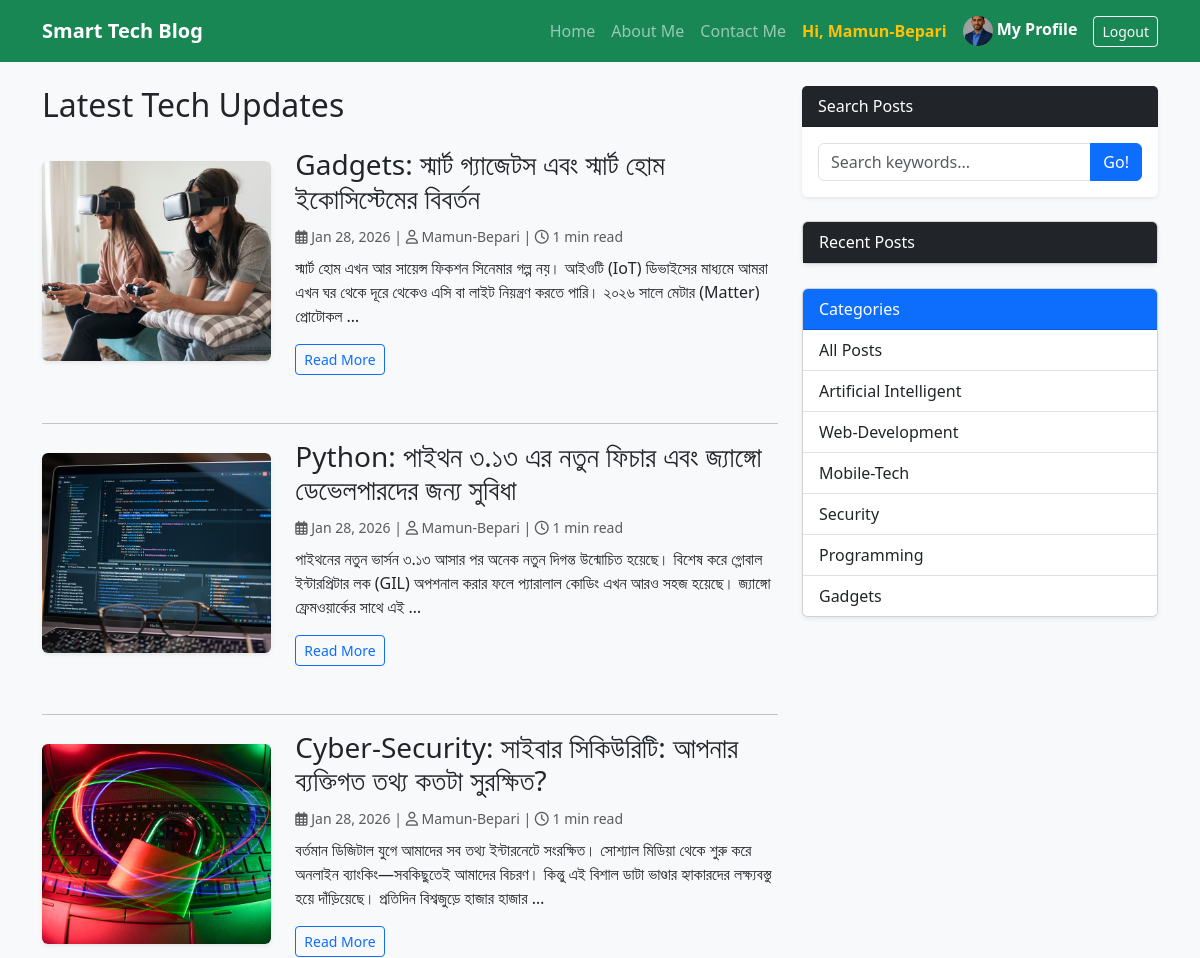
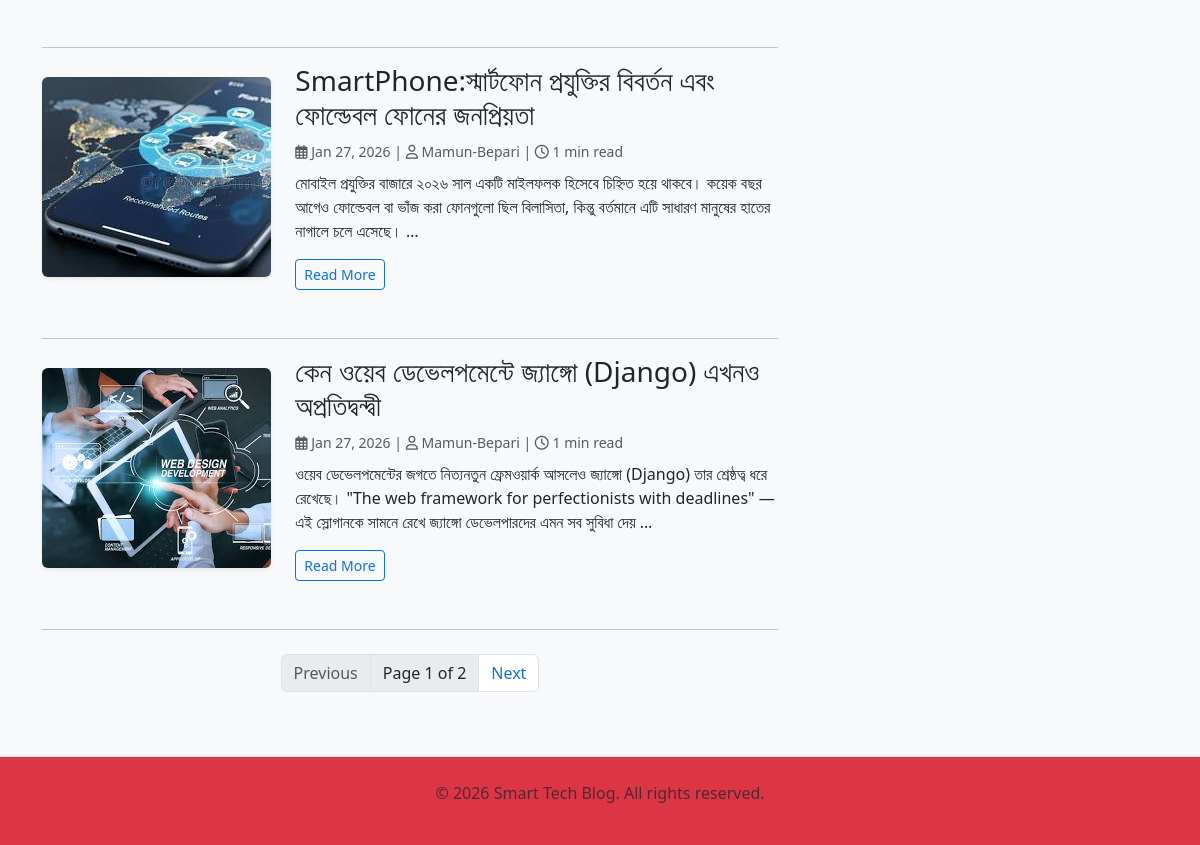
The app's page / (signed in) with its own data (2 pictures, top to bottom).
### accounts/models.py (models this page shows, shortened)
class Profile(models.Model):
   user = models.OneToOneField(User, on_delete=models.CASCADE)
   bio = models.TextField(blank=True)
   profile_pic = models.ImageField(upload_to='profile_pics', default='default.jpg')
   website_url = models.URLField(max_length=200, blank=True)

### blog/models.py (models this page shows, shortened)
class Post(models.Model):
   STATUS_CHOICES = (
      ('draft', 'Draft'),
      ('published', 'Published'),
   )
   title = models.CharField(max_length=250)
   slug = models.SlugField(max_length=250, unique_for_date='publish')
   author = models.ForeignKey(User, on_delete=models.CASCADE, related_name='blog_posts')
   body = models.TextField()
   image = models.ImageField(upload_to='blog/%Y/%m/%d/', blank=True)
   category = models.ForeignKey(Category, on_delete=models.SET_NULL, null=True, related_name='posts')
   publish = models.DateTimeField(default=timezone.now)
   created = models.DateTimeField(auto_now_add=True)
   updated = models.DateTimeField(auto_now=True)
   status = models.CharField(max_length=10, choices=STATUS_CHOICES, default='draft')
   class Meta:
      ordering = ('-publish',)
   def get_absolute_url(self):
       return reverse('blog:post_detail',
                      args=[self.publish.year,
                            self.publish.month,
                            self.publish.day,
                            self.slug]
                     )
   def get_read_time(self):
      word_count = len(self.body.split())
      return math.ceil(word_count / 200)

class Category(models.Model):
   name = models.CharField(max_length=50)
   slug = models.SlugField(unique=True)

### blog/views.py (the view)
# urls.py: path('', views.PostListView.as_view(), name='post_list'),
class PostListView(ListView):
   model = Post
   template_name = 'blog/post/list.html'
   context_object_name = 'posts'
   paginate_by = 5
   def get_queryset(self):
      queryset = Post.objects.filter(status='published')
      search_query = self.request.GET.get('q')
      if search_query:
         queryset = queryset.filter(
             Q(title__icontains=search_query) | Q(body__icontains=search_query)
             )
      category_slug = self.kwargs.get('category_slug')
      if category_slug:
         queryset = queryset.filter(category__slug=category_slug)
      return queryset
   def get_context_data(self, **kwargs):
      context = super().get_context_data(**kwargs)
      context['categories'] = Category.objects.all()
      context['search_query'] = self.request.GET.get('q')
      if self.kwargs.get('category_slug'):
         context['current_category'] = Category.objects.get(slug=self.kwargs['category_slug'])
      return context

### blog/templatetags/blog_tags.py (called while the page is built)
@register.inclusion_tag('blog/post/lastest_posts.html')
def show_latest_posts(count=5):
   lastest_posts = Post.objects.filter(status='Published').order_by('-publish')[:count]
   return {'lastest_posts': lastest_posts}

### templates/blog/post/list.html (shortened to what this page needs)
{% extends "base.html" %}
{% block content %}
<h2 class="mb-4">Latest Tech Updates</h2>
{% for post in posts %}
    <article class="row mb-5 align-items-center">
        <div class="col-md-4">
            {% if post.image %}
                <a href="{{ post.get_absolute_url }}">
                    <img src="{{ post.image.url }}" alt="{{ post.title }}" class="img-fluid rounded shadow-sm" style="height: 200px; width: 100%; object-fit: cover;">
                </a>
            {% else %}
                <div class="bg-secondary text-white d-flex align-items-center justify-content-center rounded shadow-sm" style="height: 200px;">
                    <span>No Image</span>
                </div>
            {% endif %}
        </div>
        <div class="col-md-8">
            <h3>
                <a href="{{ post.get_absolute_url }}" class="text-decoration-none text-dark">{{ post.title }}</a>
            </h3>
            <p class="text-muted mb-2">
                <small>
                    <i class="far fa-calendar-alt"></i> {{ post.publish|date:"M d, Y" }} |
                    <i class="far fa-user"></i> {{ post.author }} |
                    <i class="far fa-clock"></i> {{ post.get_read_time }} min read
                </small>
            </p>
            <div class="post-excerpt">
                {{ post.body|truncatewords:30|linebreaks }}
            </div>
            <a href="{{ post.get_absolute_url }}" class="btn btn-outline-primary btn-sm">Read More</a>
        </div>
    </article>
    <hr>
{% empty %}
    <p>No posts available yet.</p>
{% endfor %}
{% include "pagination.html" with page_obj=page_obj %}
{% endblock %}

### templates/base.html (shortened to what this page needs)
{% load blog_tags %}
<!DOCTYPE html>
<html lang='en'>
<head>
    <link href="https://cdn.jsdelivr.net/npm/bootstrap@5.3.0/dist/css/bootstrap.min.css" rel="stylesheet">
    <link rel="stylesheet" href="https://cdnjs.cloudflare.com/ajax/libs/font-awesome/6.4.0/css/all.min.css">
</head>
<body class="bg-light">
    <nav class="navbar navbar-expand-lg navbar-dark bg-success mb-4">
        <div class="container">
            <a class="navbar-brand fw-bold" href="{% url 'blog:post_list' %}">Smart Tech Blog</a>
            <div class="collapse navbar-collapse" id="navbarNav">
                <ul class="navbar-nav ms-auto align-items-center">
                    <li class="nav-item">
                        <a class="nav-link" href="{% url 'blog:post_list' %}">Home</a>
                    </li>
                    <li class="nav-item">
                        <a class="nav-link" href="{% url 'blog:about' %}">About Me</a>
                    </li>
                    <li class="nav-item">
                        <a class="nav-link" href="{% url 'blog:contact' %}">Contact Me</a>
                    </li>
                    {% if user.is_authenticated %}
                        <li class=nav-item>
                            <span class="nav-link text-warning fw-bold"> Hi, {{ user.username }} </span>
                        </li>
                        <li class="nav-item">
                            <a class="nav-link text-white fw-bold" href="{% url 'accounts:profile' %}">
                            <img src="{{ user.profile.profile_pic.url }}" class="rounded-circle" style="width: 30px; height: 30px; object-fit: cover;">
                                     My Profile
                             </a>
                        </li>
                        <li class="nav-item">
                            <form action="{% url 'logout' %}" method="post" class="d-inline">
                                <button type="submit" class="btn btn-sm btn-outline-light ms-2">Logout</button>
                            </form>
                        </li>
                    {% endif %}
                </ul>
            </div>
        </div>
    </nav>
    <main class="container">
        <div class="row">
            <div class="col-lg-8">
                {% block content %}
                {% endblock %}
            </div>
            <div class="col-lg-4">
                <div class="card mb-4 shadow-sm border-0">
                    <div class="card-header bg-dark text-white font-weight-bold">Search Posts</div>
                    <div class="card-body">
                        <form action="{% url 'blog:post_list' %}" method="get">
                            <div class="input-group">
                                <input name="q" type="text" class="form-control" placeholder="Search keywords..." value="{{ query|default:'' }}">
                                <button class="btn btn-primary" type="submit">Go!</button>
                            </div>
                        </form>
                    </div>
                </div>
                {% show_latest_posts 5 %}
                <div class="card mb-4 shadow-sm">
                    <div class="card-header bg-primary text-white font-weight-bold">Categories</div>
                    <div class="list-group list-group-flush">
                        <a href="{% url 'blog:post_list' %}" class="list-group-item list-group-item-action">All Posts</a>
                        {% for c in categories %}
                            <a href="{% url 'blog:post_list_by_category' c.slug %}"
                               class="list-group-item list-group-item-action {% if category.slug == c.slug %}active{% endif %}">
                               {{ c.name }}
                            </a>
                        {% endfor %}
                    </div>
                </div>
            </div> </div> </main>
    <footer class="py-4 bg-danger border-top mt-5">
        <div class="container text-center text-muted">
            <p>&copy; 2026 Smart Tech Blog. All rights reserved.</p>
        </div>
    </footer>
</body>
</html>

### records on screen
Post: image (picture), title "Gadgets: স্মার্ট গ্যাজেটস এবং স্মার্ট হোম ইকোসিস্টেমের বিবর্তন", publish "Jan 28, 2026", author "Mamun-Bepari", get_read_time "1", body "স্মার্ট হোম এখন আর সায়েন্স ফিকশন সিনেমার গল্প নয়। আইওটি (IoT) ডিভাইসের মাধ্যমে আমরা এখন ঘর থেকে দূরে থেকেও এসি বা লাইট নিয়ন্ত্রণ করতে পারি। ২০২৬ সালে মেটার (Matter) প্রোটোকল …"
Post: image (picture), title "Python: পাইথন ৩.১৩ এর নতুন ফিচার এবং জ্যাঙ্গো ডেভেলপারদের জন্য সুবিধা", publish "Jan 28, 2026", author "Mamun-Bepari", get_read_time "1", body "পাইথনের নতুন ভার্সন ৩.১৩ আসার পর অনেক নতুন দিগন্ত উন্মোচিত হয়েছে। বিশেষ করে গ্লোবাল ইন্টারপ্রিটার লক (GIL) অপশনাল করার ফলে প্যারালাল কোডিং এখন আরও সহজ হয়েছে। জ্যাঙ্গো ফ্রেমওয়ার্কের সাথে এই …"
Post: image (picture), title "Cyber-Security: সাইবার সিকিউরিটি: আপনার ব্যক্তিগত তথ্য কতটা সুরক্ষিত?", publish "Jan 28, 2026", author "Mamun-Bepari", get_read_time "1", body "বর্তমান ডিজিটাল যুগে আমাদের সব তথ্য ইন্টারনেটে সংরক্ষিত। সোশ্যাল মিডিয়া থেকে শুরু করে অনলাইন ব্যাংকিং—সবকিছুতেই আমাদের বিচরণ। কিন্তু এই বিশাল ডাটা ভাণ্ডার হ্যাকারদের লক্ষ্যবস্তু হয়ে দাঁড়িয়েছে। প্রতিদিন বিশ্বজুড়ে হাজার হাজার …"
Post: image (picture), title "SmartPhone:স্মার্টফোন প্রযুক্তির বিবর্তন এবং ফোল্ডেবল ফোনের জনপ্রিয়তা", publish "Jan 27, 2026", author "Mamun-Bepari", get_read_time "1", body "মোবাইল প্রযুক্তির বাজারে ২০২৬ সাল একটি মাইলফলক হিসেবে চিহ্নিত হয়ে থাকবে। কয়েক বছর আগেও ফোল্ডেবল বা ভাঁজ করা ফোনগুলো ছিল বিলাসিতা, কিন্তু বর্তমানে এটি সাধারণ মানুষের হাতের নাগালে চলে এসেছে। …"
Post: image (picture), title "কেন ওয়েব ডেভেলপমেন্টে জ্যাঙ্গো (Django) এখনও অপ্রতিদ্বন্দ্বী", publish "Jan 27, 2026", author "Mamun-Bepari", get_read_time "1", body "ওয়েব ডেভেলপমেন্টের জগতে নিত্যনতুন ফ্রেমওয়ার্ক আসলেও জ্যাঙ্গো (Django) তার শ্রেষ্ঠত্ব ধরে রেখেছে। \"The web framework for perfectionists with deadlines\" — এই স্লোগানকে সামনে রেখে জ্যাঙ্গো ডেভেলপারদের এমন সব সুবিধা দেয় …"
Category: name "Artificial Intelligent"
Category: name "Web-Development"
Category: name "Mobile-Tech"
Category: name "Security"
Category: name "Programming"
Category: name "Gadgets"

### other values on screen
{{ user.username }} "Mamun-Bepari"
{{ page_obj.number }} "1"
{{ page_obj.paginator.num_pages }} "2"
